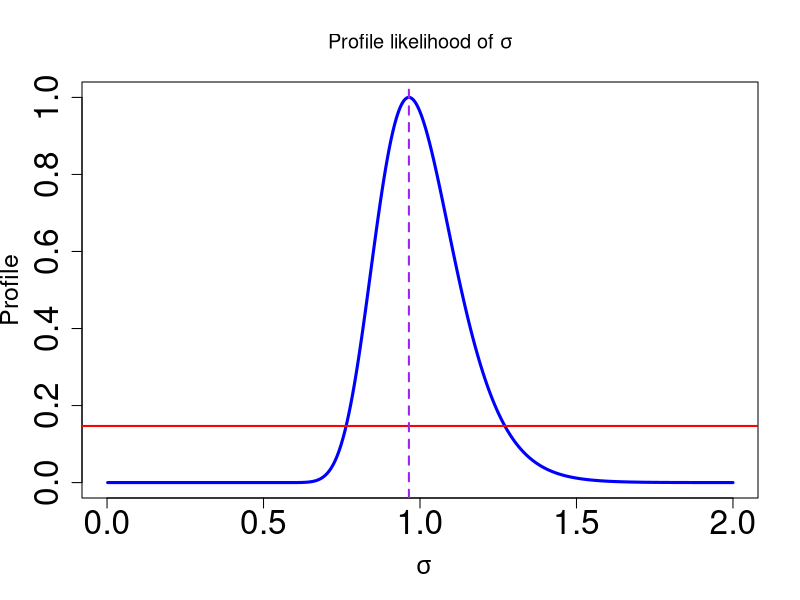
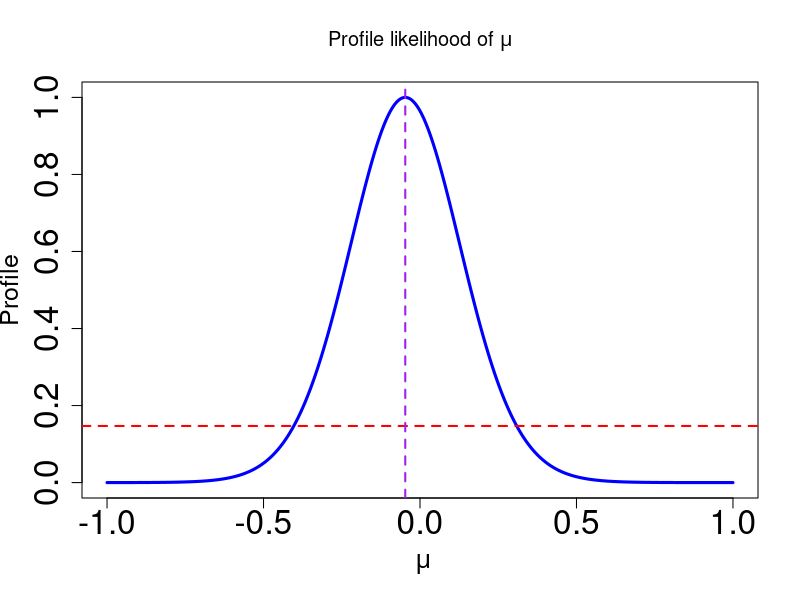

Reproduce these figures in R, in order.
## ---- chunk 1
# Delete memory
rm(list = ls())

# Simulated data from a normal with mean zero and variance 1
set.seed(123)
data = rnorm(n = 30, 0, 1 )
n = length(data)
s = sqrt(mean((data-mean(data))^2))
x.bar <- mean(data)
# MLE
MLE <- c(x.bar,s)
MLE
# Profile likelihood of sigma
R.sigma = Vectorize( function(sigma) return( (s/sigma)^n*exp( 0.5*n*(1-(s/sigma)^2)) ) )
# Visualising the profile likelihood of sigma
curve(R.sigma,0,2, n = 1000, lwd =3, col = "blue", cex.axis = 2, cex.lab = 1.5, main =  expression(paste("Profile likelihood of ", sigma), ylim = c(0,1)),
      xlab = ~sigma, ylab = "Profile")
abline(h = 0.147, lwd = 2, col = "red")
abline(v = MLE[2], lwd = 2, col = "purple", lty = 2)
R.sigmaC = Vectorize( function(sigma) return(R.sigma(sigma)-0.147))
c(uniroot(R.sigmaC,c(0.6,0.8))$root,uniroot(R.sigmaC,c(1.1,1.5))$root)

# Profile likelihood of mu
R.mu = Vectorize( function(mu) return(  ( sum((data-x.bar)^2)/sum((data-mu)^2) )^(0.5*n)  ))
# Visualising the profile likelihood of mu
curve(R.mu,-1,1, n = 1000, lwd =3, col = "blue", cex.axis = 2, cex.lab = 1.5, 
      main =  expression(paste("Profile likelihood of ", mu)), xlab = ~mu, ylab = "Profile", ylim = c(0,1))
abline(h = 0.147, lwd = 2, col = "red", lty = 2)
abline(v = MLE[1], lwd = 2, col = "purple", lty = 2)
R.muC = Vectorize( function(mu) return(R.mu(mu)-0.147))

c(uniroot(R.muC,c(-0.8,0))$root,uniroot(R.muC,c(0.1,0.8))$root)
